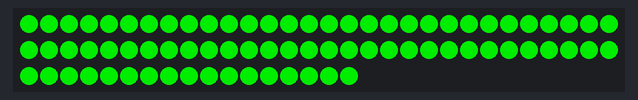
A sketch run on a simulated Arduino Uno, built with avr-gcc and run on an emulated ATmega328P. Parts: 77 RGB LEDs in strip order, left to right, continuing on the next row. Dim RGB values are drawn brighter than linear; colours are those a GRB WS2812 strip shows for the declared byte order; what the sketch prints to the serial monitor is not drawn.

Above: at 0.4 s.
At 1.3 s:
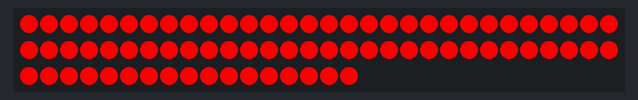
At 1.9 s:
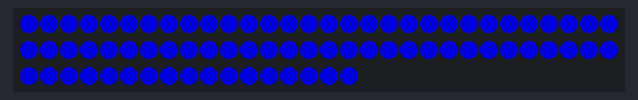
At 2.4 s:
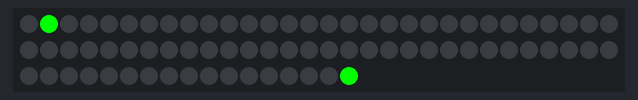

The sketch:

hyperion_ws2812.ino
```cpp
#include "FastLED.h"

// How many leds in your strip?
#define NUM_LEDS 77

// For led chips like Neopixels, which have a data line, ground, and power, you just
// need to define DATA_PIN.  For led chipsets that are SPI based (four wires - data, clock,
// ground, and power), like the LPD8806 define both DATA_PIN and CLOCK_PIN
#define DATA_PIN 11
#define CLOCK_PIN 13

#define COLOR_ORDER RGB

// Adalight sends a "Magic Word" (defined in /etc/boblight.conf) before sending the pixel data
uint8_t prefix[] = {'A', 'd', 'a'}, hi, lo, chk, i;

// Baudrate, higher rate allows faster refresh rate and more LEDs (defined in /etc/boblight.conf)
#define serialRate 460800

// Define the array of leds
CRGB leds[NUM_LEDS];

void RGBLoop(){
  for(int j = 0; j < 3; j++ ) {
    // Fade IN
    for(int k = 0; k < 256; k=k+3) {
      switch(j) {
        case 0: LEDS.showColor(CRGB(k,0,0)); break;
        case 1: LEDS.showColor(CRGB(0,k,0)); break;
        case 2: LEDS.showColor(CRGB(0,0,k)); break;
      }
      delay(1);
    }
    // Fade OUT
    for(int k = 255; k >= 0; k=k-3) {
      switch(j) {
        case 0: LEDS.showColor(CRGB(k,0,0)); break;
        case 1: LEDS.showColor(CRGB(0,k,0)); break;
        case 2: LEDS.showColor(CRGB(0,0,k)); break;
      }
      delay(1);
    }
  }
  FastLED.show();
  leds[1].r = 254;
  leds[NUM_LEDS-1].r = 254;
  FastLED.show();
  delay(128);
  for(int l = 0; l < NUM_LEDS; l++) {
    leds[l].b = 254;
    FastLED.show();
    delay(2);
    leds[l].b = 0;
   }
  leds[1].r = 0;
  leds[NUM_LEDS-1].r = 0;
  FastLED.show();
}

void setup() {
      // Uncomment/edit one of the following lines for your leds arrangement.
      // FastLED.addLeds<TM1803, DATA_PIN, RGB>(leds, NUM_LEDS);
      // FastLED.addLeds<TM1804, DATA_PIN, RGB>(leds, NUM_LEDS);
      // FastLED.addLeds<TM1809, DATA_PIN, RGB>(leds, NUM_LEDS);
      // FastLED.addLeds<WS2811, DATA_PIN, RGB>(leds, NUM_LEDS);
      // FastLED.addLeds<WS2812, DATA_PIN, RGB>(leds, NUM_LEDS);
         FastLED.addLeds<WS2812B, DATA_PIN, RGB>(leds, NUM_LEDS);
      // FastLED.addLeds<NEOPIXEL, DATA_PIN>(leds, NUM_LEDS);
      // FastLED.addLeds<UCS1903, DATA_PIN, RGB>(leds, NUM_LEDS);
      // FastLED.addLeds<UCS1903B, DATA_PIN, RGB>(leds, NUM_LEDS);
      // FastLED.addLeds<GW6205, DATA_PIN, RGB>(leds, NUM_LEDS);
      // FastLED.addLeds<GW6205_400, DATA_PIN, RGB>(leds, NUM_LEDS);

      // FastLED.addLeds<WS2801, RGB>(leds, NUM_LEDS);
      // FastLED.addLeds<SM16716, RGB>(leds, NUM_LEDS);
      // FastLED.addLeds<LPD8806, RGB>(leds, NUM_LEDS);

      // FastLED.addLeds<WS2801, DATA_PIN, CLOCK_PIN, RGB>(leds, NUM_LEDS);
      // FastLED.addLeds<SM16716, DATA_PIN, CLOCK_PIN, RGB>(leds, NUM_LEDS);
      // FastLED.addLeds<LPD8806, DATA_PIN, CLOCK_PIN, RGB>(leds, NUM_LEDS);

        // initial RGB Cycle
        RGBLoop();

        Serial.begin(serialRate);
        Serial.print("Ada\n"); // Send "Magic Word" string to host

}

void loop() {
  // wait for first byte of Magic Word
  for(i = 0; i < sizeof prefix; ++i) {
    waitLoop: while (!Serial.available()) ;;
    // Check next byte in Magic Word
    if(prefix[i] == Serial.read()) continue;
    // otherwise, start over
    i = 0;
    goto waitLoop;
  }

  // Hi, Lo, Checksum

  while (!Serial.available()) ;;
  hi=Serial.read();
  while (!Serial.available()) ;;
  lo=Serial.read();
  while (!Serial.available()) ;;
  chk=Serial.read();

  // if checksum does not match go back to wait
  if (chk != (hi ^ lo ^ 0x55))
  {
    i=0;
    goto waitLoop;
  }

  memset(leds, 0, NUM_LEDS * sizeof(struct CRGB));
  // read the transmission data and set LED values
  for (uint8_t i = 0; i < NUM_LEDS; i++) {
    byte r, g, b;
    while(!Serial.available());
    r = Serial.read();
    while(!Serial.available());
    g = Serial.read();
    while(!Serial.available());
    b = Serial.read();
    leds[i].r = r;
    leds[i].g = g;
    leds[i].b = b;
  }
  // shows new values
 FastLED.show();
}
```
